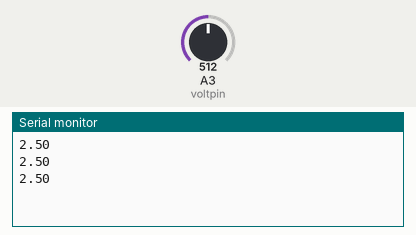
The sketch below on a simulated Arduino Uno, built with avr-gcc and run on an emulated ATmega328P. Shown: the last lines printed to the serial monitor. The inputs (shaded band) are chosen by the test bench; at power-on: A3 (voltpin) = 512.

Above: at 1.3 s.
1.4 s: A3 (voltpin) set to 716
At 1.9 s:
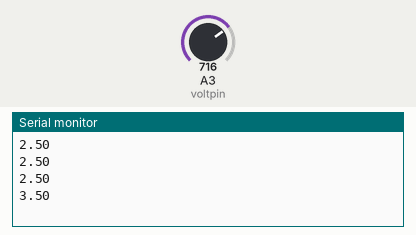
2.9 s: A3 (voltpin) set to 900
At 3.4 s:
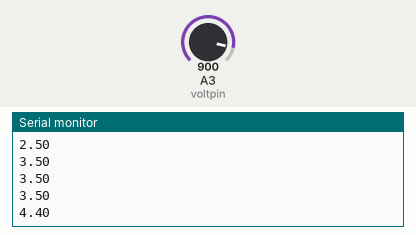
Timing chart, 0 to 5.9 s (numbered marks = the images above; inputs shaded):
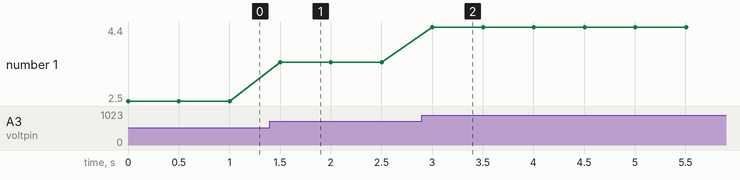

The sketch:

pmcw_t12_potentiometer1.ino
```cpp
// C++ code
//
int voltpin=A3;
int read_val;
float v2;


void setup()
{

  Serial.begin(9600);
}

void loop()
{
  read_val=analogRead(voltpin);
  v2=(5*read_val)/1023.0;
  Serial.println(v2);
  delay(500);
}
```

Measured:
- after the input at 1.4 s, the serial monitor: prints a new line after 0.10 s (image 1)
- after the input at 2.9 s, the serial monitor: prints a new line after 0.10 s (image 2)
- plotted number 1: 2.5 → 3.5 after the input at 1.4 s, 3.5 → 4.4 after the input at 2.9 s
